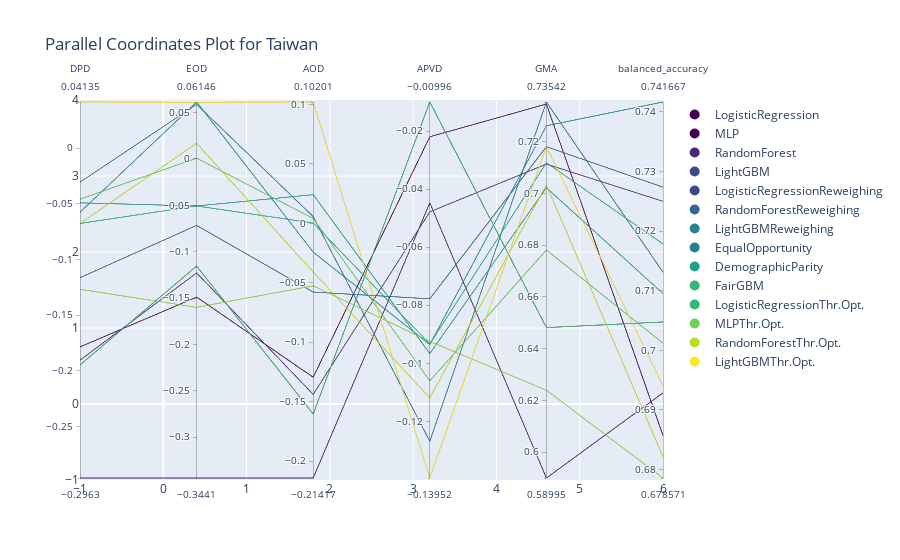

Notebook cell for this chart:
### Code cell
# Mapping each model to a unique color
color_mapping = {model: idx for idx, model in enumerate(df_metrics_results_["index"].unique())}

# Adjust fairness metrics to be "the higher the better" and scale them to be between 0 and 100
#for col in ['DPD', 'EOD', 'AOD', 'APVD']:
#    df_metrics_results_[col] = (1 - np.abs(df_metrics_results_[col])) * 100

# Scale the performance metrics to be between 0 and 100
#df_metrics_results_['GMA'] *= 100
#df_latest_adjusted['balanced_accuracy'] *= 100

# Generate the required number of colors from the Viridis colorscale
num_colors = len(color_mapping)
#colors = px.colors.qualitative.Dark2
colors = px.colors.sequential.Viridis
manual_colors = [colors[i * (len(colors) - 1) // (num_colors - 1)] for i in range(num_colors)]

# Create the Advanced Parallel Coordinates Plot with adjusted data
fig = go.Figure(data=
    go.Parcoords(
        line=dict(color=df_metrics_results_['index'].map(color_mapping),
                  showscale=False),
        dimensions=[
            dict(label='DPD', values=df_metrics_results_['DPD']),#, range=[65, 100]),
            dict(label='EOD', values=df_metrics_results_['EOD']),#, range=[65, 100]),
            dict(label='AOD', values=df_metrics_results_['AOD']),#, range=[65, 100]),
            dict(label='APVD', values=df_metrics_results_['APVD']),#, range=[65, 100]),
            dict(label='GMA', values=df_metrics_results_['GMA']),#, range=[65, 100])
            dict(label='balanced_accuracy', values=df_metrics_results_['balanced_accuracy'])#, range=[65, 100])
        ]
    )
)

# Add models to the legend using the dummy scatter plot approach and specified manual colors
for idx, (model, color) in enumerate(color_mapping.items()):
    fig.add_trace(
        go.Scatter(x=[None], y=[None],
                   mode='markers',
                   marker=dict(size=10, color=manual_colors[idx]),
                   name=model,
                   showlegend=True)
    )

# Update the layout and adjust the top margin
fig.update_layout(title='Parallel Coordinates Plot for Taiwan', margin=dict(t=100))

# Show the plot
fig.show()

### Figure 1 — Plotly figure (JSON) as saved in the notebook; plotly's stock layout.template omitted (floating-point values rounded to 4 significant figures)
{"data": [{"dimensions": [{"label": "DPD", "values": [-0.1786, -0.2963, -0.1905, -0.1948, -0.1164, -0.0307, -0.05758, -0.04921, -0.06773, -0.1948, -0.04592, -0.1268, -0.06773, 0.04135]}, {"label": "EOD", "values": [-0.149, -0.3441, -0.1229, -0.1155, -0.07165, 0.05891, 0.06146, -0.05069, -0.05069, -0.1155, 0.0008496, -0.16, 0.01699, 0.06117]}, {"label": "AOD", "values": [-0.1294, -0.2142, -0.1439, -0.1603, -0.0578, 0.005644, -0.02422, 0.0241, 0.0002941, -0.1603, 0.004088, -0.05253, -0.04095, 0.102]}, {"label": "APVD", "values": [-0.02194, -0.04472, -0.0478, -0.009961, -0.07778, -0.1269, -0.09353, -0.09666, -0.09335, -0.009961, -0.106, -0.09246, -0.1119, -0.1395]}, {"label": "GMA", "values": [0.7346, 0.59, 0.7114, 0.6481, 0.7181, 0.7354, 0.7262, 0.7022, 0.7119, 0.6481, 0.6782, 0.6239, 0.7033, 0.7181]}, {"label": "balanced_accuracy", "values": [0.6857, 0.6929, 0.725, 0.7048, 0.7274, 0.7131, 0.7417, 0.7095, 0.7179, 0.7048, 0.7012, 0.6786, 0.6821, 0.694]}], "line": {"color": [0, 1, 2, 3, 4, 5, 6, 7, 8, 9, 10, 11, 12, 13], "showscale": false}, "type": "parcoords"}, {"marker": {"color": "#440154", "size": 10}, "mode": "markers", "name": "LogisticRegression", "showlegend": true, "type": "scatter", "x": [null], "y": [null]}, {"marker": {"color": "#440154", "size": 10}, "mode": "markers", "name": "MLP", "showlegend": true, "type": "scatter", "x": [null], "y": [null]}, {"marker": {"color": "#482878", "size": 10}, "mode": "markers", "name": "RandomForest", "showlegend": true, "type": "scatter", "x": [null], "y": [null]}, {"marker": {"color": "#3e4989", "size": 10}, "mode": "markers", "name": "LightGBM", "showlegend": true, "type": "scatter", "x": [null], "y": [null]}, {"marker": {"color": "#3e4989", "size": 10}, "mode": "markers", "name": "LogisticRegressionReweighing", "showlegend": true, "type": "scatter", "x": [null], "y": [null]}, {"marker": {"color": "#31688e", "size": 10}, "mode": "markers", "name": "RandomForestReweighing", "showlegend": true, "type": "scatter", "x": [null], "y": [null]}, {"marker": {"color": "#26828e", "size": 10}, "mode": "markers", "name": "LightGBMReweighing", "showlegend": true, "type": "scatter", "x": [null], "y": [null]}, {"marker": {"color": "#26828e", "size": 10}, "mode": "markers", "name": "EqualOpportunity", "showlegend": true, "type": "scatter", "x": [null], "y": [null]}, {"marker": {"color": "#1f9e89", "size": 10}, "mode": "markers", "name": "DemographicParity", "showlegend": true, "type": "scatter", "x": [null], "y": [null]}, {"marker": {"color": "#35b779", "size": 10}, "mode": "markers", "name": "FairGBM", "showlegend": true, "type": "scatter", "x": [null], "y": [null]}, {"marker": {"color": "#35b779", "size": 10}, "mode": "markers", "name": "LogisticRegressionThr.Opt.", "showlegend": true, "type": "scatter", "x": [null], "y": [null]}, {"marker": {"color": "#6ece58", "size": 10}, "mode": "markers", "name": "MLPThr.Opt.", "showlegend": true, "type": "scatter", "x": [null], "y": [null]}, {"marker": {"color": "#b5de2b", "size": 10}, "mode": "markers", "name": "RandomForestThr.Opt.", "showlegend": true, "type": "scatter", "x": [null], "y": [null]}, {"marker": {"color": "#fde725", "size": 10}, "mode": "markers", "name": "LightGBMThr.Opt.", "showlegend": true, "type": "scatter", "x": [null], "y": [null]}], "layout": {"margin": {"t": 100}, "title": {"text": "Parallel Coordinates Plot for Taiwan"}}}
